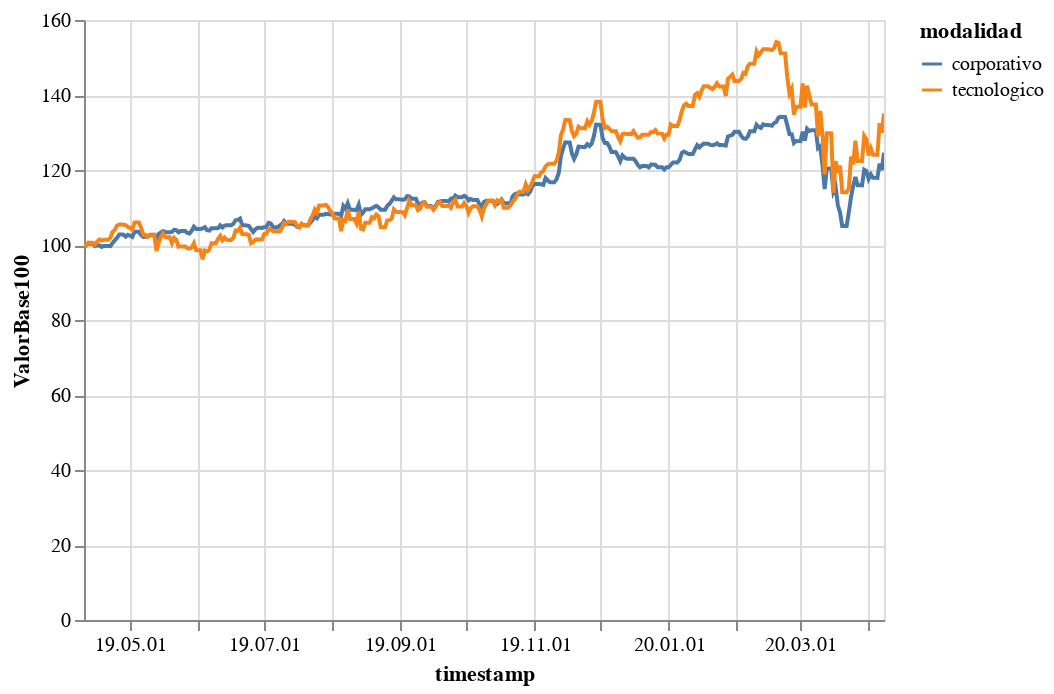

Notebook code cell kept with this figure:
### Code cell
import altair as alt

alt.Chart(
    results_df.reset_index(level=0)
).mark_line().encode(
    alt.X("timestamp", type="temporal", axis=alt.Axis(format="%y.%m.%d")),
    alt.Y("ValorBase100", type="quantitative"),
    tooltip=["timestamp", "ValorBase100"],
    color='modalidad',
).interactive()

### Figure 1 — Vega-Lite specification as saved in the notebook (floating-point values rounded to 4 significant figures; data arrays with more than 128 entries replaced by an {"elided": "..."} marker saying what was removed)
{"config": {"view": {"continuousWidth": 400, "continuousHeight": 300}}, "data": {"name": "data-1f4b8be62040eff5262466553e81cd28"}, "mark": "line", "encoding": {"color": {"type": "nominal", "field": "modalidad"}, "tooltip": [{"type": "temporal", "field": "timestamp"}, {"type": "quantitative", "field": "ValorBase100"}], "x": {"type": "temporal", "axis": {"format": "%y.%m.%d"}, "field": "timestamp"}, "y": {"type": "quantitative", "field": "ValorBase100"}}, "selection": {"selector004": {"type": "interval", "bind": "scales", "encodings": ["x", "y"]}}, "$schema": "https://vega.github.io/schema/vega-lite/v4.8.1.json", "datasets": {"data-1f4b8be62040eff5262466553e81cd28": {"elided": "730 records"}}}
